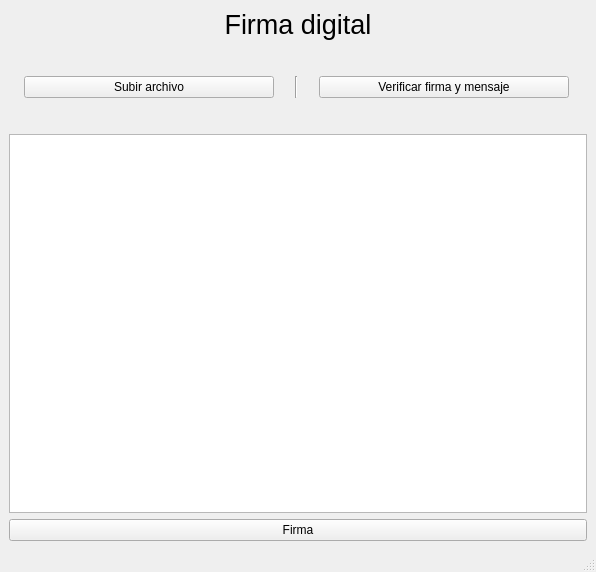
<?xml version="1.0" encoding="UTF-8"?>
<ui version="4.0">
 <class>MainWindow</class>
 <widget class="QMainWindow" name="MainWindow">
  <property name="geometry">
   <rect>
    <x>0</x>
    <y>0</y>
    <width>596</width>
    <height>572</height>
   </rect>
  </property>
  <property name="windowTitle">
   <string>MainWindow</string>
  </property>
  <widget class="QWidget" name="centralwidget">
   <layout class="QVBoxLayout" name="verticalLayout">
    <item>
     <widget class="QLabel" name="lbl_title">
      <property name="font">
       <font>
        <pointsize>20</pointsize>
       </font>
      </property>
      <property name="text">
       <string>Firma digital</string>
      </property>
      <property name="alignment">
       <set>Qt::AlignmentFlag::AlignCenter</set>
      </property>
     </widget>
    </item>
    <item>
     <layout class="QHBoxLayout" name="horizontalLayout">
      <property name="topMargin">
       <number>30</number>
      </property>
      <property name="bottomMargin">
       <number>30</number>
      </property>
      <item>
       <widget class="QPushButton" name="btn_load_file">
        <property name="maximumSize">
         <size>
          <width>250</width>
          <height>16777215</height>
         </size>
        </property>
        <property name="text">
         <string>Subir archivo</string>
        </property>
       </widget>
      </item>
      <item>
       <widget class="Line" name="line_3">
        <property name="orientation">
         <enum>Qt::Orientation::Vertical</enum>
        </property>
       </widget>
      </item>
      <item>
       <widget class="QPushButton" name="btn_verification_key">
        <property name="maximumSize">
         <size>
          <width>250</width>
          <height>16777215</height>
         </size>
        </property>
        <property name="text">
         <string>Verificar firma y mensaje</string>
        </property>
       </widget>
      </item>
     </layout>
    </item>
    <item>
     <widget class="QTextEdit" name="text_edit"/>
    </item>
    <item>
     <widget class="QPushButton" name="btn_signature">
      <property name="text">
       <string>Firma</string>
      </property>
     </widget>
    </item>
   </layout>
  </widget>
  <widget class="QMenuBar" name="menubar">
   <property name="geometry">
    <rect>
     <x>0</x>
     <y>0</y>
     <width>596</width>
     <height>33</height>
    </rect>
   </property>
  </widget>
  <widget class="QStatusBar" name="statusbar"/>
 </widget>
 <resources/>
 <connections/>
</ui>
